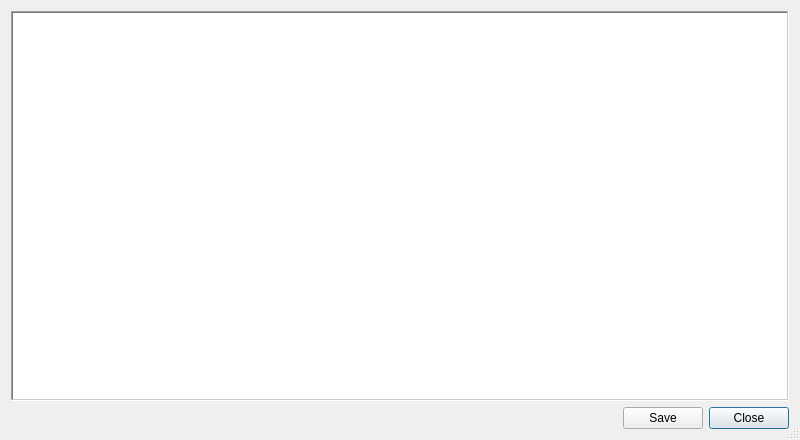
<?xml version="1.0" encoding="UTF-8"?>
<ui version="4.0">
 <class>ConnectionDiagram</class>
 <widget class="QDialog" name="ConnectionDiagram">
  <property name="geometry">
   <rect>
    <x>0</x>
    <y>0</y>
    <width>800</width>
    <height>440</height>
   </rect>
  </property>
  <property name="windowTitle">
   <string>Dialog</string>
  </property>
  <property name="sizeGripEnabled">
   <bool>true</bool>
  </property>
  <property name="modal">
   <bool>true</bool>
  </property>
  <layout class="QVBoxLayout" name="verticalLayout">
   <item>
    <widget class="QGraphicsView" name="connectionDiagram">
     <property name="frameShape">
      <enum>QFrame::WinPanel</enum>
     </property>
     <property name="verticalScrollBarPolicy">
      <enum>Qt::ScrollBarAlwaysOff</enum>
     </property>
     <property name="horizontalScrollBarPolicy">
      <enum>Qt::ScrollBarAlwaysOff</enum>
     </property>
     <property name="backgroundBrush">
      <brush brushstyle="SolidPattern">
       <color alpha="255">
        <red>255</red>
        <green>255</green>
        <blue>255</blue>
       </color>
      </brush>
     </property>
    </widget>
   </item>
   <item>
    <layout class="QHBoxLayout" name="horizontalLayout">
     <item>
      <spacer name="horizontalSpacer">
       <property name="orientation">
        <enum>Qt::Horizontal</enum>
       </property>
       <property name="sizeHint" stdset="0">
        <size>
         <width>40</width>
         <height>20</height>
        </size>
       </property>
      </spacer>
     </item>
     <item>
      <widget class="QPushButton" name="saveButton">
       <property name="sizePolicy">
        <sizepolicy hsizetype="Fixed" vsizetype="Fixed">
         <horstretch>0</horstretch>
         <verstretch>0</verstretch>
        </sizepolicy>
       </property>
       <property name="text">
        <string>Save</string>
       </property>
      </widget>
     </item>
     <item>
      <widget class="QPushButton" name="closeButton">
       <property name="sizePolicy">
        <sizepolicy hsizetype="Fixed" vsizetype="Fixed">
         <horstretch>0</horstretch>
         <verstretch>0</verstretch>
        </sizepolicy>
       </property>
       <property name="text">
        <string>Close</string>
       </property>
       <property name="default">
        <bool>true</bool>
       </property>
      </widget>
     </item>
    </layout>
   </item>
  </layout>
 </widget>
 <resources/>
 <connections>
  <connection>
   <sender>closeButton</sender>
   <signal>clicked()</signal>
   <receiver>ConnectionDiagram</receiver>
   <slot>close()</slot>
   <hints>
    <hint type="sourcelabel">
     <x>752</x>
     <y>418</y>
    </hint>
    <hint type="destinationlabel">
     <x>399</x>
     <y>219</y>
    </hint>
   </hints>
  </connection>
 </connections>
</ui>
